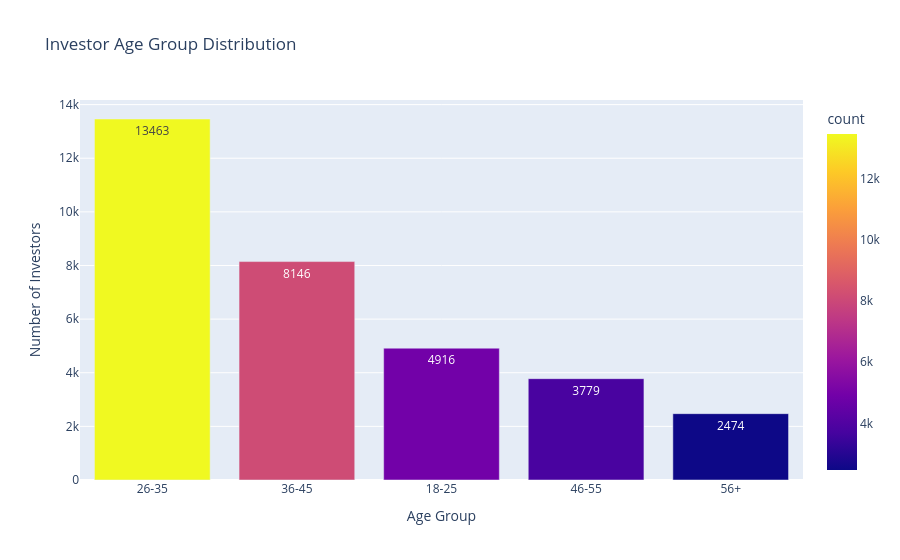

The code cell stored with this chart in its notebook:
### Code cell
import plotly.express as px

fig = px.bar(
    age_data,
    x="age_group",
    y="count",
    text="count",
    color="count",
    title="Investor Age Group Distribution"
)

fig.update_layout(
    xaxis_title="Age Group",
    yaxis_title="Number of Investors"
)

fig.show()

### Figure 1 — Plotly figure (JSON) as saved in the notebook; plotly's stock layout.template omitted (floating-point values rounded to 4 significant figures)
{"data": [{"hovertemplate": "age_group=%{x}<br>count=%{marker.color}<extra></extra>", "legendgroup": "", "marker": {"color": [13463, 8146, 4916, 3779, 2474], "coloraxis": "coloraxis", "pattern": {"shape": ""}}, "name": "", "orientation": "v", "showlegend": false, "text": [13460.0, 8146.0, 4916.0, 3779.0, 2474.0], "textposition": "auto", "type": "bar", "x": ["26-35", "36-45", "18-25", "46-55", "56+"], "xaxis": "x", "y": [13463, 8146, 4916, 3779, 2474], "yaxis": "y"}], "layout": {"barmode": "relative", "coloraxis": {"colorbar": {"title": {"text": "count"}}, "colorscale": [[0, "#0d0887"], [0.1111, "#46039f"], [0.2222, "#7201a8"], [0.3333, "#9c179e"], [0.4444, "#bd3786"], [0.5556, "#d8576b"], [0.6667, "#ed7953"], [0.7778, "#fb9f3a"], [0.8889, "#fdca26"], [1, "#f0f921"]]}, "legend": {"tracegroupgap": 0}, "title": {"text": "Investor Age Group Distribution"}, "xaxis": {"anchor": "y", "domain": [0, 1], "title": {"text": "Age Group"}}, "yaxis": {"anchor": "x", "domain": [0, 1], "title": {"text": "Number of Investors"}}}}
